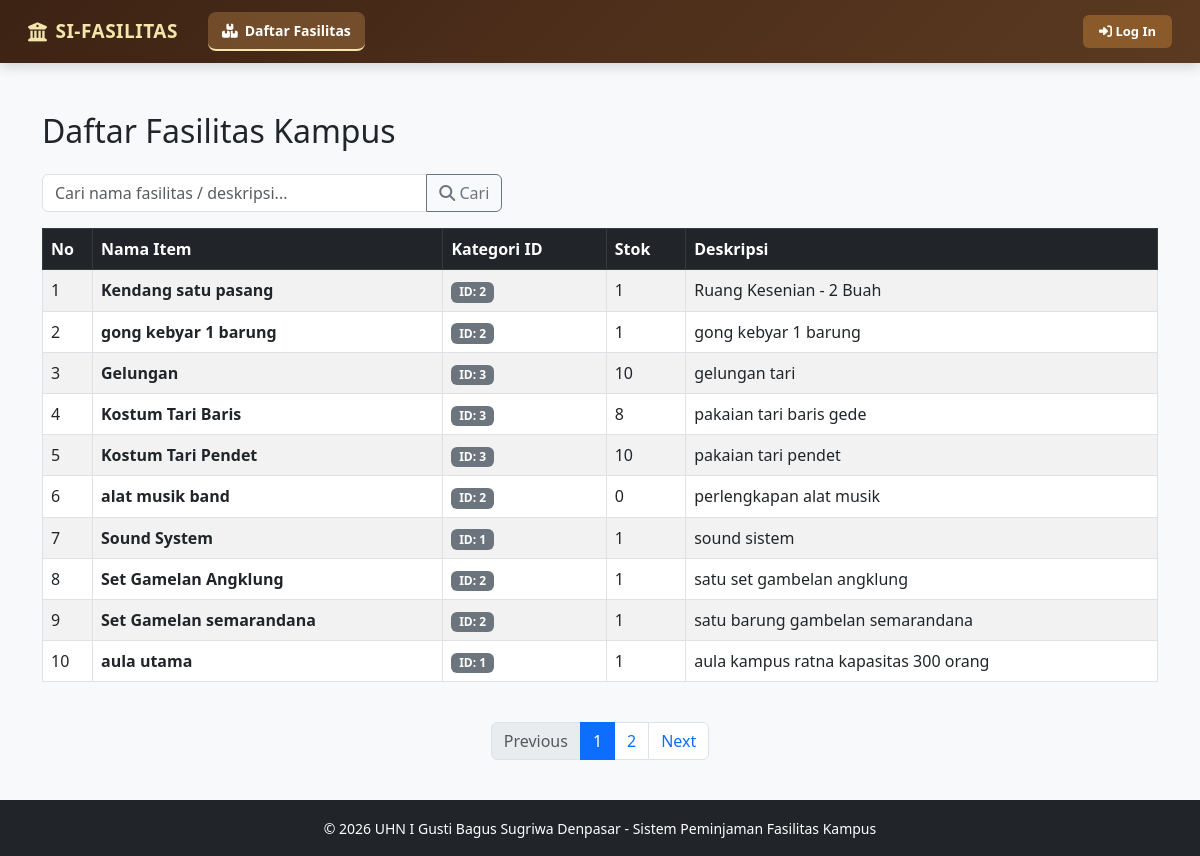
The page / on the database its author committed.
### tables this page shows
CREATE TABLE `fasilitas` (
  `id_fasilitas` int(11) NOT NULL,
  `nama_item` varchar(100) NOT NULL,
  `id_kategori` int(11) DEFAULT NULL,
  `kategori` enum('Aula','Gamelan','Pakaian Tari') NOT NULL,
  `stok` int(11) DEFAULT 1,
  `deskripsi` text DEFAULT NULL
);

### controllers/fasilitascontroller.php (called while the page is built, shortened)
<?php
require_once 'config/database.php';
require_once 'models/fasilitas.php';
class FasilitasController {
    private $fasilitasModel;
    public function __construct() {
        $database = new Database();
        $this->db = $database->getConnection();
        $this->fasilitasModel = new Fasilitas($this->db);
    }
    public function index() {
        $keyword = isset($_GET['keyword']) ? trim($_GET['keyword']) : '';
        $page = isset($_GET['page']) ? (int)$_GET['page'] : 1;
        $limit = 10;
        $offset = ($page - 1) * $limit;
        $totalData = $this->fasilitasModel->getTotalFasilitas($keyword);
        $totalPages = ceil($totalData / $limit);
        $stmt = $this->fasilitasModel->getFasilitasPaged($keyword, $limit, $offset);
        $fasilitas = $stmt->fetchAll(PDO::FETCH_ASSOC);
        require_once 'views/fasilitas/index.php';
    }
}
?>

### config/database.php (called while the page is built, shortened)
<?php
class Database {
    private $host = "localhost";
    private $user = "root";
    private $pass = "";
    private $dbname = "peminjaman_aula";
    public function getConnection() {
        $this->conn = null;
        try {
            $this->conn = new PDO("mysql:host=" . $this->host . ";dbname=" . $this->dbname, $this->user, $this->pass);
            $this->conn->setAttribute(PDO::ATTR_ERRMODE, PDO::ERRMODE_EXCEPTION);
        } catch(PDOException $exception) {
            echo "Connection error: " . $exception->getMessage();
        }
        return $this->conn;
    }
}
?>

### models/fasilitas.php (called while the page is built, shortened)
<?php
class Fasilitas {
    private $db;
    private $table = 'fasilitas';
    public function __construct($db) {
        $this->db = $db;
    }
    public function getTotalFasilitas($keyword = '') {
        $query = "SELECT COUNT(*) as total FROM " . $this->table . "
                  WHERE nama_item LIKE :keyword OR deskripsi LIKE :keyword";
        $stmt = $this->db->prepare($query);
        $searchKey = "%$keyword%";
        $stmt->bindParam(':keyword', $searchKey);
        $stmt->execute();
        $row = $stmt->fetch(PDO::FETCH_ASSOC);
        return $row['total'];
    }
    public function getFasilitasPaged($keyword = '', $limit = 10, $offset = 0) {
        $query = "SELECT * FROM " . $this->table . "
                  WHERE nama_item LIKE :keyword OR deskripsi LIKE :keyword
                  ORDER BY id_fasilitas DESC
                  LIMIT :limit OFFSET :offset";
        $stmt = $this->db->prepare($query);
        $searchKey = "%$keyword%";
        $stmt->bindParam(':keyword', $searchKey);
        $stmt->bindValue(':limit', (int)$limit, PDO::PARAM_INT);
        $stmt->bindValue(':offset', (int)$offset, PDO::PARAM_INT);
        $stmt->execute();
        return $stmt;
    }
}
?>

### views/fasilitas/index.php (the view, shortened to what this page needs)
<?php
require_once __DIR__ . '/../layouts/header.php';
require_once __DIR__ . '/../layouts/navbar.php';
$isAdmin = isset($_SESSION['role']) && $_SESSION['role'] === 'admin';
?>
<div class="container my-4">
    <div class="d-flex justify-content-between align-items-center mb-3">
        <h2>Daftar Fasilitas Kampus</h2>
    </div>
    <form action="index.php" method="GET" class="row g-2 mb-3">
        <div class="col-md-5">
            <div class="input-group">
                <input type="text" name="keyword" class="form-control" placeholder="Cari nama fasilitas / deskripsi..." value="<?= htmlspecialchars($keyword ?? ''); ?>">
                <button class="btn btn-outline-secondary" type="submit">
                    <i class="fas fa-search"></i> Cari
                </button>
            </div>
        </div>
    </form>
    <div class="table-responsive">
        <table class="table table-bordered table-striped align-middle">
            <thead class="table-dark">
                <tr>
                    <th style="width: 50px;">No</th>
                    <th>Nama Item</th>
                    <th>Kategori ID</th>
                    <th>Stok</th>
                    <th>Deskripsi</th>
                </tr>
            </thead>
            <tbody>
                <?php if (empty($fasilitas)): ?>
                    <tr>
                        <td colspan="<?= $isAdmin ? '6' : '5'; ?>" class="text-center">Data fasilitas tidak ditemukan.</td>
                    </tr>
                <?php else: ?>
                    <?php
                    $no = (($page - 1) * 10) + 1;
                    foreach ($fasilitas as $row):
                    ?>
                        <tr>
                            <td><?= $no++; ?></td>
                            <td><strong><?= htmlspecialchars($row['nama_item']); ?></strong></td>
                            <td><span class="badge bg-secondary">ID: <?= htmlspecialchars($row['id_kategori']); ?></span></td>
                            <td><?= htmlspecialchars($row['stok']); ?></td>
                            <td><?= htmlspecialchars($row['deskripsi']); ?></td>
                        </tr>
                    <?php endforeach; ?>
                <?php endif; ?>
            </tbody>
        </table>
    </div>
    <?php if ($totalPages > 1): ?>
        <nav class="mt-4">
            <ul class="pagination justify-content-center">
                <li class="page-item <?= ($page <= 1) ? 'disabled' : ''; ?>">
                    <a class="page-link" href="index.php?action=fasilitas&page=<?= $page - 1; ?>&keyword=<?= urlencode($keyword ?? ''); ?>">Previous</a>
                </li>
                <?php for ($i = 1; $i <= $totalPages; $i++): ?>
                    <li class="page-item <?= ($page == $i) ? 'active' : ''; ?>">
                        <a class="page-link" href="index.php?action=fasilitas&page=<?= $i; ?>&keyword=<?= urlencode($keyword ?? ''); ?>"><?= $i; ?></a>
                    </li>
                <?php endfor; ?>
                <li class="page-item <?= ($page >= $totalPages) ? 'disabled' : ''; ?>">
                    <a class="page-link" href="index.php?action=fasilitas&page=<?= $page + 1; ?>&keyword=<?= urlencode($keyword ?? ''); ?>">Next</a>
                </li>
            </ul>
        </nav>
    <?php endif; ?>
</div>
<?php
require_once __DIR__ . '/../layouts/footer.php';
?>

### rows shown on the page
fasilitas: nama_item "Kendang satu pasang", id_kategori "2", stok "1", deskripsi "Ruang Kesenian - 2 Buah"
fasilitas: nama_item "gong kebyar 1 barung", id_kategori "2", stok "1", deskripsi "gong kebyar 1 barung"
fasilitas: nama_item "Gelungan", id_kategori "3", stok "10", deskripsi "gelungan tari"
fasilitas: nama_item "Kostum Tari Baris", id_kategori "3", stok "8", deskripsi "pakaian tari baris gede"
fasilitas: nama_item "Kostum Tari Pendet", id_kategori "3", stok "10", deskripsi "pakaian tari pendet"
fasilitas: nama_item "alat musik band", id_kategori "2", stok "0", deskripsi "perlengkapan alat musik"
fasilitas: nama_item "Sound System", id_kategori "1", stok "1", deskripsi "sound sistem"
fasilitas: nama_item "Set Gamelan Angklung", id_kategori "2", stok "1", deskripsi "satu set gambelan angklung"
fasilitas: nama_item "Set Gamelan semarandana", id_kategori "2", stok "1", deskripsi "satu barung gambelan semarandana"
fasilitas: nama_item "aula utama", id_kategori "1", stok "1", deskripsi "aula kampus ratna kapasitas 300 orang"
